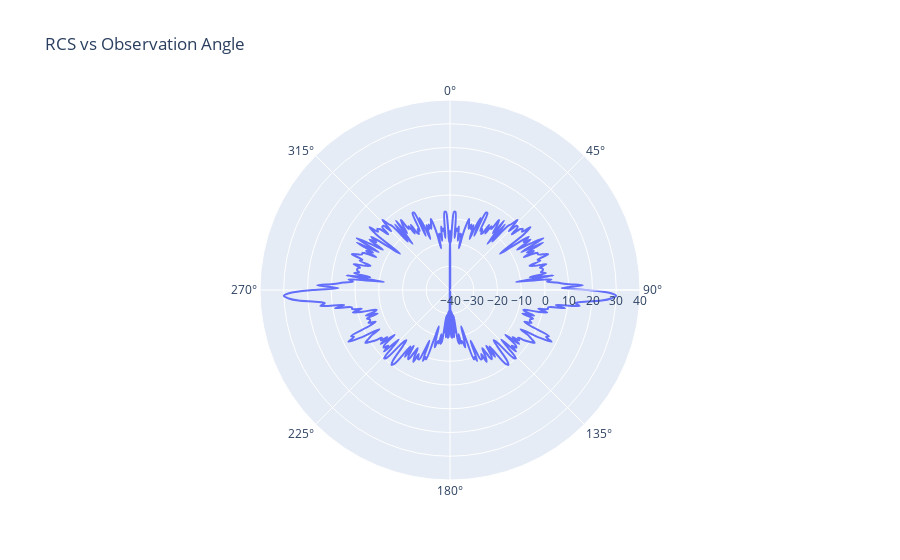

Notebook code for this chart:
### Code cell
import plotly.graph_objs as go
import plotly.express as px
fig = go.Figure()

fig = px.line_polar(r=rcs,                   
                    theta=phi,
                    line_close=True,
                    range_r=[-40, 40],
                    title='RCS vs Observation Angle',
                    labels={'r': 'RCS (dBsm)', 'theta': 'Observation angle (Degree)'},
                    line_shape='spline',
                        )
                        

fig.update_layout(
    title='RCS vs Observation Angle',
    yaxis=dict(title='RCS (dBsm)'),
    xaxis=dict(title='Observation angle (Degree)', dtick=20),
)

# uncomment this to display interactive plot
fig.show()

# display static image to reduce size on radarsimx.com
# img_bytes = fig.to_image(format="jpg", scale=2)
# display(Image(img_bytes))

### Figure 1 — Plotly figure (JSON) as saved in the notebook; plotly's stock layout.template omitted (floating-point values rounded to 4 significant figures; data arrays with more than 128 entries replaced by an {"elided": "..."} marker saying what was removed)
{"data": [{"hovertemplate": "RCS (dBsm)=%{r}<br>Observation angle (Degree)=%{theta}<extra></extra>", "legendgroup": "", "line": {"color": "#636efa", "dash": "solid", "shape": "spline"}, "marker": {"symbol": "circle"}, "mode": "lines", "name": "", "r": {"elided": "361 int values"}, "showlegend": false, "subplot": "polar", "theta": {"elided": "361 int values"}, "type": "scatterpolar"}], "layout": {"legend": {"tracegroupgap": 0}, "polar": {"angularaxis": {"direction": "clockwise", "rotation": 90}, "domain": {"x": [0, 1], "y": [0, 1]}, "radialaxis": {"range": [-40, 40]}}, "title": {"text": "RCS vs Observation Angle"}, "xaxis": {"dtick": 20, "title": {"text": "Observation angle (Degree)"}}, "yaxis": {"title": {"text": "RCS (dBsm)"}}}}
